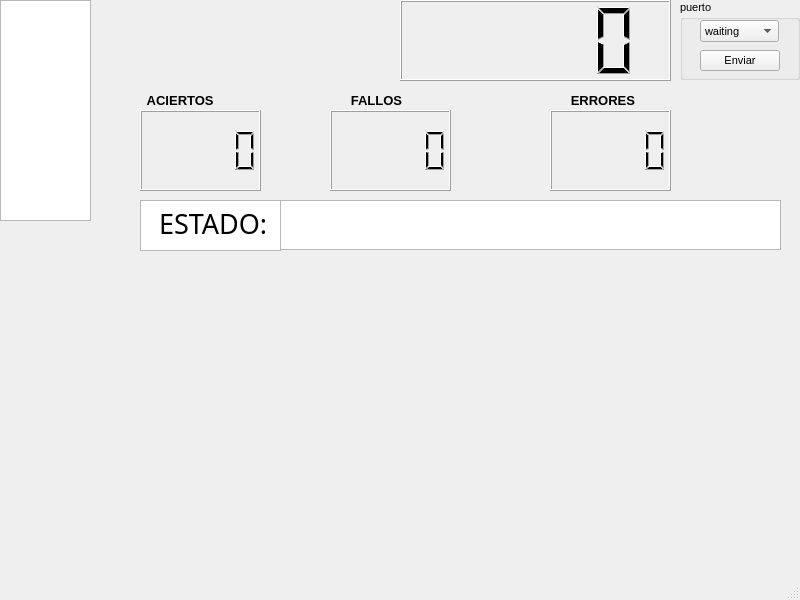
<?xml version="1.0" encoding="UTF-8"?>
<ui version="4.0">
 <class>MainWindow</class>
 <widget class="QMainWindow" name="MainWindow">
  <property name="geometry">
   <rect>
    <x>0</x>
    <y>0</y>
    <width>800</width>
    <height>600</height>
   </rect>
  </property>
  <property name="font">
   <font>
    <pointsize>8</pointsize>
   </font>
  </property>
  <property name="windowTitle">
   <string>MainWindow</string>
  </property>
  <widget class="QWidget" name="centralwidget">
   <widget class="QTextBrowser" name="textBrowser">
    <property name="geometry">
     <rect>
      <x>0</x>
      <y>0</y>
      <width>91</width>
      <height>221</height>
     </rect>
    </property>
   </widget>
   <widget class="QWidget" name="widget" native="true">
    <property name="geometry">
     <rect>
      <x>20</x>
      <y>260</y>
      <width>750</width>
      <height>300</height>
     </rect>
    </property>
    <property name="contextMenuPolicy">
     <enum>Qt::CustomContextMenu</enum>
    </property>
    <property name="acceptDrops">
     <bool>false</bool>
    </property>
    <property name="autoFillBackground">
     <bool>false</bool>
    </property>
   </widget>
   <widget class="QGroupBox" name="groupBox">
    <property name="geometry">
     <rect>
      <x>680</x>
      <y>0</y>
      <width>120</width>
      <height>80</height>
     </rect>
    </property>
    <property name="title">
     <string>puerto</string>
    </property>
    <widget class="QComboBox" name="comboBox">
     <property name="geometry">
      <rect>
       <x>20</x>
       <y>20</y>
       <width>79</width>
       <height>22</height>
      </rect>
     </property>
     <item>
      <property name="text">
       <string>waiting</string>
      </property>
     </item>
     <item>
      <property name="text">
       <string>openSerial</string>
      </property>
     </item>
     <item>
      <property name="text">
       <string>Alive</string>
      </property>
     </item>
     <item>
      <property name="text">
       <string>GetLeds</string>
      </property>
     </item>
     <item>
      <property name="text">
       <string>SetLeds</string>
      </property>
     </item>
    </widget>
    <widget class="QPushButton" name="pushButton">
     <property name="geometry">
      <rect>
       <x>20</x>
       <y>50</y>
       <width>80</width>
       <height>21</height>
      </rect>
     </property>
     <property name="text">
      <string>Enviar</string>
     </property>
     <property name="checkable">
      <bool>false</bool>
     </property>
    </widget>
   </widget>
   <widget class="QTextEdit" name="state">
    <property name="enabled">
     <bool>true</bool>
    </property>
    <property name="geometry">
     <rect>
      <x>280</x>
      <y>200</y>
      <width>501</width>
      <height>50</height>
     </rect>
    </property>
    <property name="font">
     <font>
      <family>ISOCPEUR</family>
      <pointsize>20</pointsize>
     </font>
    </property>
    <property name="autoFillBackground">
     <bool>true</bool>
    </property>
    <property name="readOnly">
     <bool>true</bool>
    </property>
    <property name="html">
     <string>&lt;!DOCTYPE HTML PUBLIC &quot;-//W3C//DTD HTML 4.0//EN&quot; &quot;http://www.w3.org/TR/REC-html40/strict.dtd&quot;&gt;
&lt;html&gt;&lt;head&gt;&lt;meta name=&quot;qrichtext&quot; content=&quot;1&quot; /&gt;&lt;style type=&quot;text/css&quot;&gt;
p, li { white-space: pre-wrap; }
&lt;/style&gt;&lt;/head&gt;&lt;body style=&quot; font-family:'ISOCPEUR'; font-size:20pt; font-weight:400; font-style:normal;&quot;&gt;
&lt;p align=&quot;center&quot; style=&quot;-qt-paragraph-type:empty; margin-top:0px; margin-bottom:0px; margin-left:0px; margin-right:0px; -qt-block-indent:0; text-indent:0px; font-family:'Impact';&quot;&gt;&lt;br /&gt;&lt;/p&gt;&lt;/body&gt;&lt;/html&gt;</string>
    </property>
   </widget>
   <widget class="QTextEdit" name="Estadotxt">
    <property name="geometry">
     <rect>
      <x>140</x>
      <y>200</y>
      <width>141</width>
      <height>51</height>
     </rect>
    </property>
    <property name="font">
     <font>
      <family>ISOCPEUR</family>
      <pointsize>20</pointsize>
     </font>
    </property>
    <property name="readOnly">
     <bool>true</bool>
    </property>
    <property name="html">
     <string>&lt;!DOCTYPE HTML PUBLIC &quot;-//W3C//DTD HTML 4.0//EN&quot; &quot;http://www.w3.org/TR/REC-html40/strict.dtd&quot;&gt;
&lt;html&gt;&lt;head&gt;&lt;meta name=&quot;qrichtext&quot; content=&quot;1&quot; /&gt;&lt;style type=&quot;text/css&quot;&gt;
p, li { white-space: pre-wrap; }
&lt;/style&gt;&lt;/head&gt;&lt;body style=&quot; font-family:'ISOCPEUR'; font-size:20pt; font-weight:400; font-style:normal;&quot;&gt;
&lt;p style=&quot; margin-top:0px; margin-bottom:0px; margin-left:0px; margin-right:0px; -qt-block-indent:0; text-indent:0px;&quot;&gt;  ESTADO:&lt;/p&gt;&lt;/body&gt;&lt;/html&gt;</string>
    </property>
   </widget>
   <widget class="QLCDNumber" name="LcdAciertos">
    <property name="geometry">
     <rect>
      <x>140</x>
      <y>110</y>
      <width>121</width>
      <height>81</height>
     </rect>
    </property>
   </widget>
   <widget class="QLCDNumber" name="lcdFallos">
    <property name="geometry">
     <rect>
      <x>330</x>
      <y>110</y>
      <width>121</width>
      <height>81</height>
     </rect>
    </property>
   </widget>
   <widget class="QLCDNumber" name="lcdErrores">
    <property name="geometry">
     <rect>
      <x>550</x>
      <y>110</y>
      <width>121</width>
      <height>81</height>
     </rect>
    </property>
   </widget>
   <widget class="QLCDNumber" name="lcdPuntaje">
    <property name="geometry">
     <rect>
      <x>400</x>
      <y>0</y>
      <width>271</width>
      <height>81</height>
     </rect>
    </property>
   </widget>
   <widget class="QLabel" name="label">
    <property name="geometry">
     <rect>
      <x>140</x>
      <y>90</y>
      <width>81</width>
      <height>21</height>
     </rect>
    </property>
    <property name="font">
     <font>
      <pointsize>10</pointsize>
      <weight>75</weight>
      <bold>true</bold>
     </font>
    </property>
    <property name="text">
     <string>  ACIERTOS</string>
    </property>
   </widget>
   <widget class="QLabel" name="label_2">
    <property name="geometry">
     <rect>
      <x>340</x>
      <y>90</y>
      <width>81</width>
      <height>21</height>
     </rect>
    </property>
    <property name="font">
     <font>
      <pointsize>10</pointsize>
      <weight>75</weight>
      <bold>true</bold>
     </font>
    </property>
    <property name="text">
     <string>   FALLOS</string>
    </property>
   </widget>
   <widget class="QLabel" name="label_3">
    <property name="geometry">
     <rect>
      <x>560</x>
      <y>90</y>
      <width>81</width>
      <height>21</height>
     </rect>
    </property>
    <property name="font">
     <font>
      <pointsize>10</pointsize>
      <weight>75</weight>
      <bold>true</bold>
     </font>
    </property>
    <property name="text">
     <string>   ERRORES</string>
    </property>
   </widget>
  </widget>
  <widget class="QMenuBar" name="menubar">
   <property name="geometry">
    <rect>
     <x>0</x>
     <y>0</y>
     <width>800</width>
     <height>18</height>
    </rect>
   </property>
  </widget>
  <widget class="QStatusBar" name="statusbar"/>
 </widget>
 <resources/>
 <connections/>
</ui>
